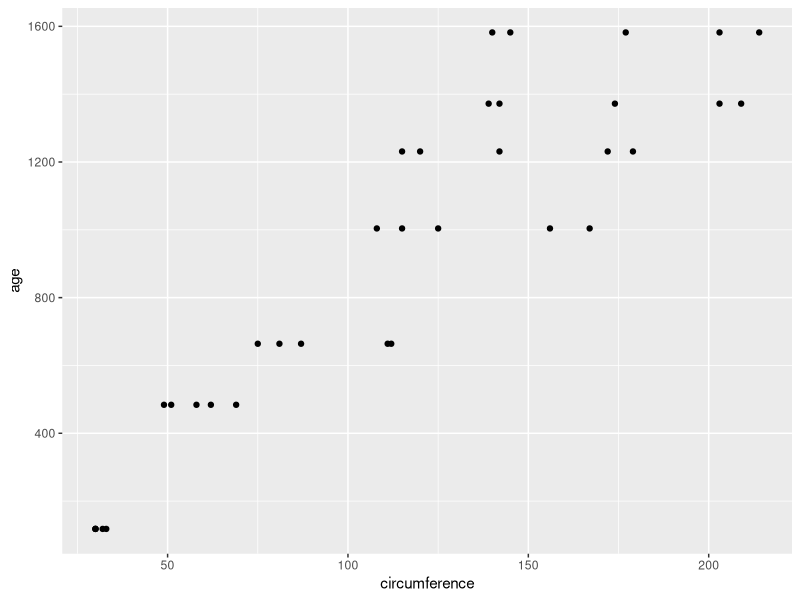
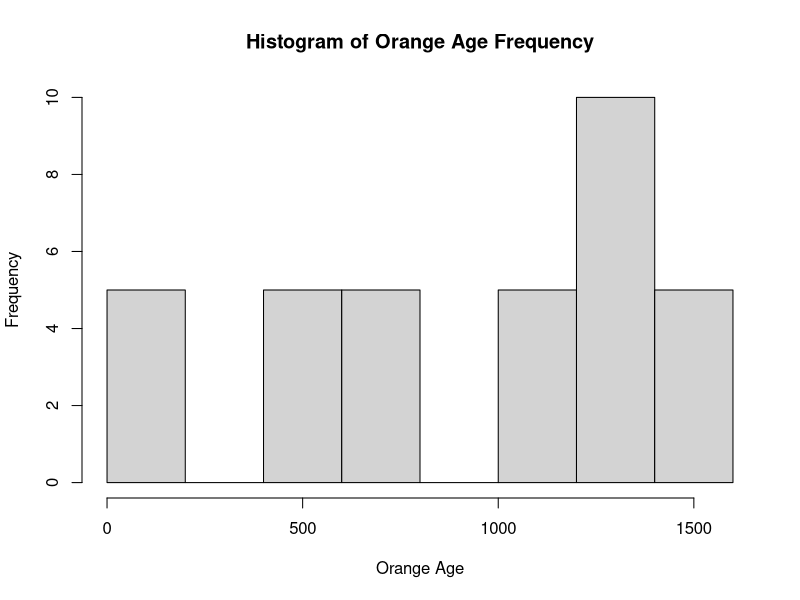

Here is the R script that generated these plots, in order:
## ---- chunk 1
knitr::opts_chunk$set(echo = TRUE)
## ---- chunk 2

Orange
install.packages("ggplot2")
library(ggplot2)
ggplot(data = Orange) +
  geom_point(mapping = aes(x = circumference, y = age))
hist(Orange$age, main = "Histogram of Orange Age Frequency", xlab = "Orange Age")

